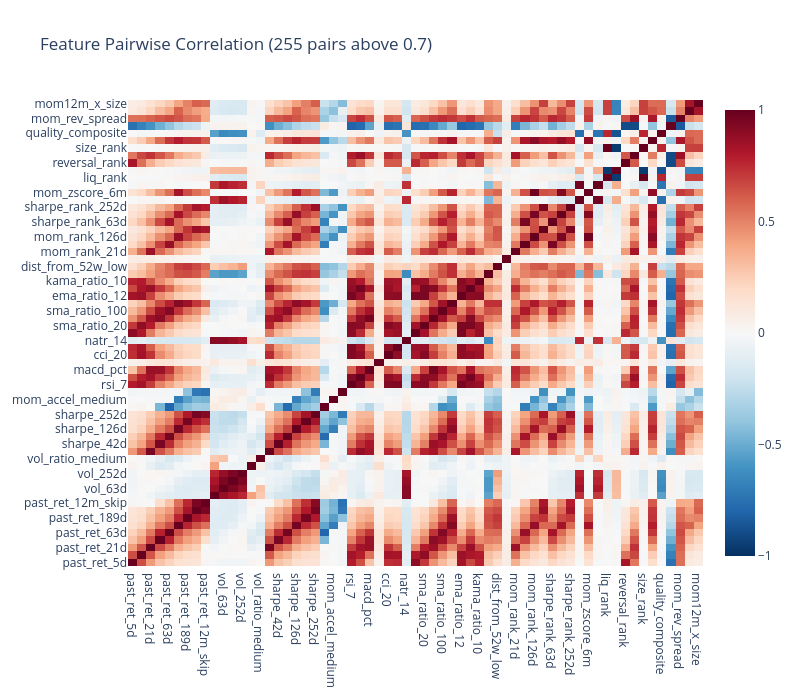

The cell this chart's notebook holds for it:
### Markdown cell above
### Pairwise Feature Correlation

### Code cell
high_corr_pairs = []

if eval_df is not None:
    # Sample every 20th date for efficiency (~4.5M rows is very large)
    _sample_dates = eval_df["timestamp"].unique().sort().gather_every(20)
    _corr_data = (
        eval_df.filter(pl.col("timestamp").is_in(_sample_dates))
        .select(feature_cols)
        .to_pandas()
        .corr(method="spearman")
    )

    for i, f1 in enumerate(_corr_data.columns):
        for j, f2 in enumerate(_corr_data.columns):
            if i < j and abs(_corr_data.iloc[i, j]) > 0.7:
                high_corr_pairs.append((f1, f2, float(_corr_data.iloc[i, j])))

    print(f"Feature pairs with |corr| > 0.7: {len(high_corr_pairs)}")

    fig = go.Figure(
        data=go.Heatmap(
            z=_corr_data.values,
            x=_corr_data.columns.tolist(),
            y=_corr_data.columns.tolist(),
            colorscale="RdBu_r",
            zmid=0,
            zmin=-1,
            zmax=1,
        )
    )
    fig.update_layout(
        title=f"Feature Pairwise Correlation ({len(high_corr_pairs)} pairs above 0.7)",
        template="plotly_white",
        height=700,
        width=800,
    )
    fig.show()

### Figure 1 — Plotly figure (JSON) as saved in the notebook; plotly's stock layout.template omitted (floating-point values rounded to 4 significant figures; data arrays with more than 128 entries replaced by an {"elided": "..."} marker saying what was removed)
{"data": [{"colorscale": [[0.0, "rgb(5,48,97)"], [0.1, "rgb(33,102,172)"], [0.2, "rgb(67,147,195)"], [0.3, "rgb(146,197,222)"], [0.4, "rgb(209,229,240)"], [0.5, "rgb(247,247,247)"], [0.6, "rgb(253,219,199)"], [0.7, "rgb(244,165,130)"], [0.8, "rgb(214,96,77)"], [0.9, "rgb(178,24,43)"], [1.0, "rgb(103,0,31)"]], "type": "heatmap", "x": ["past_ret_5d", "past_ret_10d", "past_ret_21d", "past_ret_42d", "past_ret_63d", "past_ret_126d", "past_ret_189d", "past_ret_252d", "past_ret_12m_skip", "vol_21d", "vol_63d", "vol_126d", "vol_252d", "vol_ratio_short", "vol_ratio_medium", "sharpe_21d", "sharpe_42d", "sharpe_63d", "sharpe_126d", "sharpe_189d", "sharpe_252d", "mom_accel_short", "mom_accel_medium", "mom_accel_long", "rsi_7", "rsi_14", "macd_pct", "adx_14", "cci_20", "stoch_k_14", "natr_14", "sma_ratio_10", "sma_ratio_20", "sma_ratio_50", "sma_ratio_100", "sma_ratio_200", "ema_ratio_12", "ema_ratio_26", "kama_ratio_10", "dist_from_52w_high", "dist_from_52w_low", "volume_ratio", "mom_rank_21d", "mom_rank_63d", "mom_rank_126d", "mom_rank_252d", "sharpe_rank_63d", "sharpe_rank_126d", "sharpe_rank_252d", "vol_rank", "mom_zscore_6m", "vol_zscore", "liq_rank", "illiq_rank", "reversal_rank", "rsi_rank", "size_rank", "momentum_composite", "quality_composite", "contrarian_composite", "mom_rev_spread", "mom_x_size", "mom12m_x_size"], "y": ["past_ret_5d", "past_ret_10d", "past_ret_21d", "past_ret_42d", "past_ret_63d", "past_ret_126d", "past_ret_189d", "past_ret_252d", "past_ret_12m_skip", "vol_21d", "vol_63d", "vol_126d", "vol_252d", "vol_ratio_short", "vol_ratio_medium", "sharpe_21d", "sharpe_42d", "sharpe_63d", "sharpe_126d", "sharpe_189d", "sharpe_252d", "mom_accel_short", "mom_accel_medium", "mom_accel_long", "rsi_7", "rsi_14", "macd_pct", "adx_14", "cci_20", "stoch_k_14", "natr_14", "sma_ratio_10", "sma_ratio_20", "sma_ratio_50", "sma_ratio_100", "sma_ratio_200", "ema_ratio_12", "ema_ratio_26", "kama_ratio_10", "dist_from_52w_high", "dist_from_52w_low", "volume_ratio", "mom_rank_21d", "mom_rank_63d", "mom_rank_126d", "mom_rank_252d", "sharpe_rank_63d", "sharpe_rank_126d", "sharpe_rank_252d", "vol_rank", "mom_zscore_6m", "vol_zscore", "liq_rank", "illiq_rank", "reversal_rank", "rsi_rank", "size_rank", "momentum_composite", "quality_composite", "contrarian_composite", "mom_rev_spread", "mom_x_size", "mom12m_x_size"], "z": {"elided": "63x63 float values"}, "zmax": 1, "zmid": 0, "zmin": -1}], "layout": {"height": 700, "title": {"text": "Feature Pairwise Correlation (255 pairs above 0.7)"}, "width": 800}}
